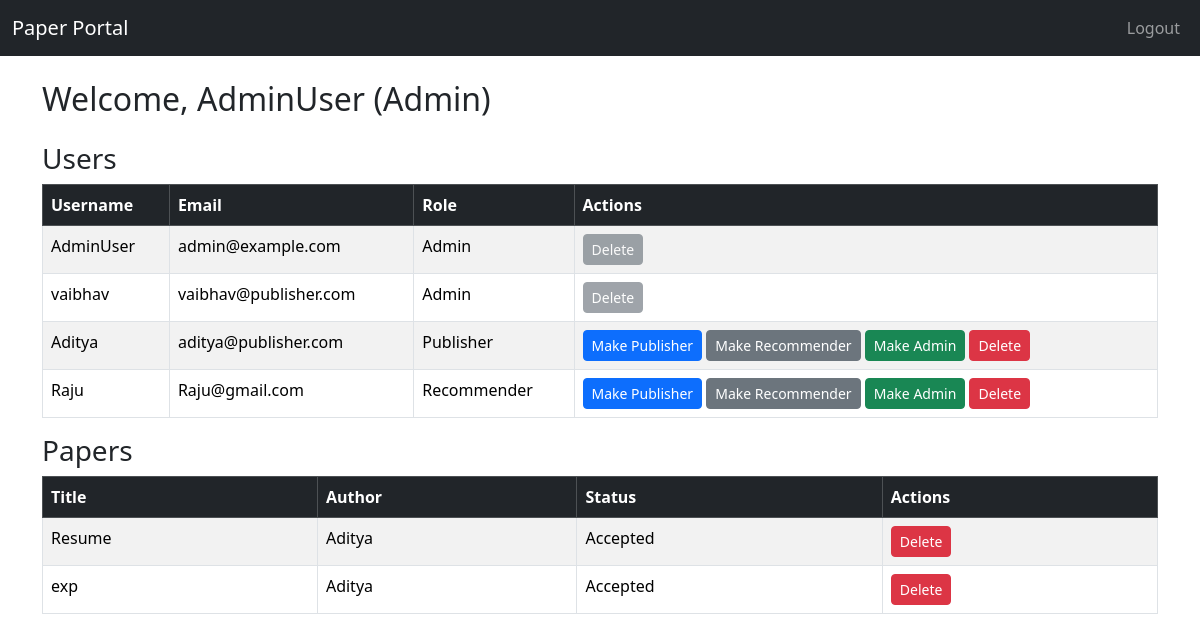
Page /admin/ (signed in) on the earlier database version.
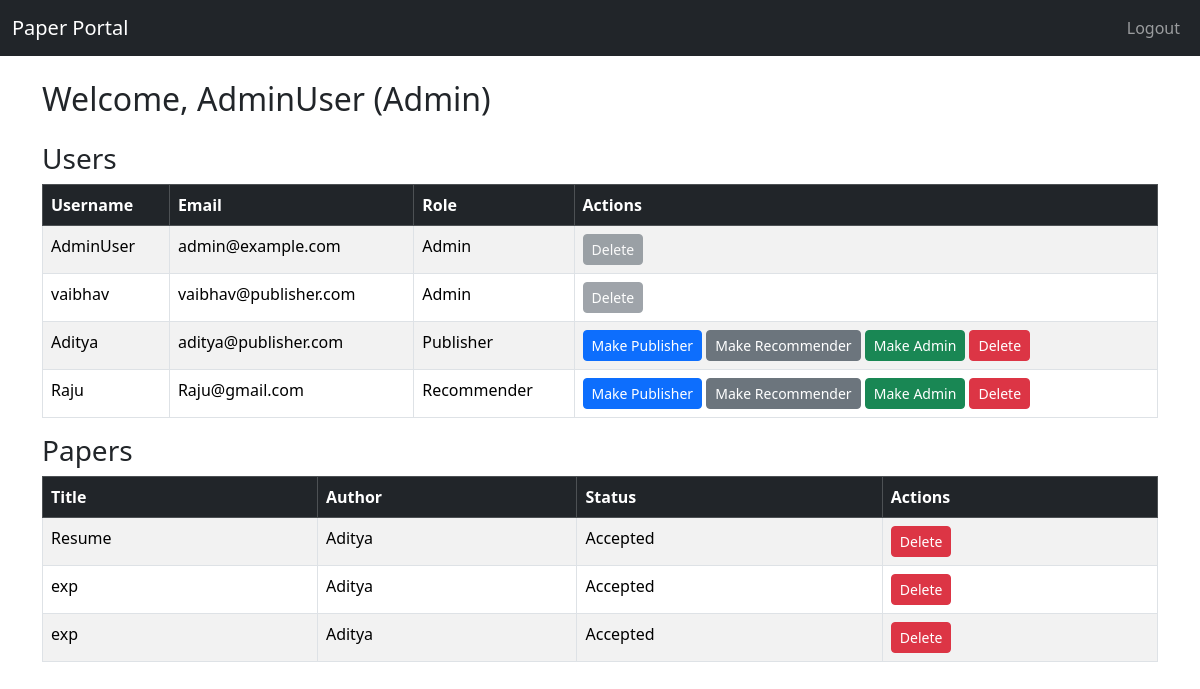
Same page on the later database version.
### paper_portal/models.py (models this page shows, shortened)
class User(UserMixin, db.Model):
    __tablename__ = 'users'
    id = db.Column(db.Integer, primary_key=True)
    username = db.Column(db.String(50), unique=True, nullable=False)
    email = db.Column(db.String(100), unique=True, nullable=False)
    password = db.Column(db.String(200), nullable=False)
    role = db.Column(db.String(20), nullable=False, default='Publisher')  # Publisher, Recommender, Admin
    papers = db.relationship('Paper', backref='author', lazy=True)  # relationship to Paper

class Paper(db.Model):
    __tablename__ = 'papers'
    id = db.Column(db.Integer, primary_key=True)
    title = db.Column(db.String(200), nullable=False)
    abstract = db.Column(db.Text, nullable=False)
    filename = db.Column(db.String(200), nullable=False)  # uploaded file name
    status = db.Column(db.String(20), nullable=False, default='Submitted')  # Submitted, Accepted, Rejected
    submitted_at = db.Column(db.DateTime, default=datetime.utcnow)
    user_id = db.Column(db.Integer, db.ForeignKey('users.id'), nullable=False)  # publisher who submitted

### paper_portal/admin/routes.py (the view)
@admin_bp.route('/')
@login_required
def dashboard():
    if current_user.role != 'Admin':
        flash("Access denied.", "danger")
        return redirect(url_for('auth.login'))
    users = User.query.all()
    papers = Paper.query.all()
    return render_template('admin_dashboard.html', users=users, papers=papers)

### paper_portal/auth/routes.py (called while the page is built)
@login_manager.user_loader
def load_user(user_id):
    return User.query.get(int(user_id))

### paper_portal/templates/admin_dashboard.html (shortened to what this page needs)
<!DOCTYPE html>
<html>
  <head>
    <link
      href="https://cdn.jsdelivr.net/npm/bootstrap@5.3.2/dist/css/bootstrap.min.css"
      rel="stylesheet"
    />
  </head>
  <body>
    <nav class="navbar navbar-expand-lg navbar-dark bg-dark mb-4">
      <div class="container-fluid">
        <a class="navbar-brand" href="#">Paper Portal</a>
        <div class="collapse navbar-collapse">
          <ul class="navbar-nav ms-auto">
            <li class="nav-item">
              <a class="nav-link" href="{{ url_for('auth.logout') }}">Logout</a>
            </li>
          </ul>
        </div>
      </div>
    </nav>
    <div class="container">
      <h2 class="mb-4">Welcome, {{ current_user.username }} (Admin)</h2>
      <h3>Users</h3>
      <table class="table table-bordered table-striped">
        <thead class="table-dark">
          <tr>
            <th>Username</th>
            <th>Email</th>
            <th>Role</th>
            <th>Actions</th>
          </tr>
        </thead>
        <tbody>
          {% for user in users %}
          <tr>
            <td>{{ user.username }}</td>
            <td>{{ user.email }}</td>
            <td>{{ user.role }}</td>
            <td>
              {% if user.role != 'Admin' %}
              <a
                href="{{ url_for('admin.change_role', user_id=user.id, new_role='Publisher') }}"
                class="btn btn-sm btn-primary"
                >Make Publisher</a
              >
              <a
                href="{{ url_for('admin.change_role', user_id=user.id, new_role='Recommender') }}"
                class="btn btn-sm btn-secondary"
                >Make Recommender</a
              >
              <a
                href="{{ url_for('admin.change_role', user_id=user.id, new_role='Admin') }}"
                class="btn btn-sm btn-success"
                >Make Admin</a
              >
              <a
                href="{{ url_for('admin.delete_user', user_id=user.id) }}"
                class="btn btn-sm btn-danger"
                >Delete</a
              >
              {% else %}
              <button class="btn btn-sm btn-secondary" disabled>Delete</button>
              {% endif %}
            </td>
          </tr>
          {% endfor %}
        </tbody>
      </table>
      <h3>Papers</h3>
      <table class="table table-bordered table-striped">
        <thead class="table-dark">
          <tr>
            <th>Title</th>
            <th>Author</th>
            <th>Status</th>
            <th>Actions</th>
          </tr>
        </thead>
        <tbody>
          {% for paper in papers %}
          <tr>
            <td>{{ paper.title }}</td>
            <td>{{ paper.author.username }}</td>
            <td>{{ paper.status }}</td>
            <td>
              <a
                href="{{ url_for('admin.delete_paper', paper_id=paper.id) }}"
                class="btn btn-sm btn-danger"
                >Delete</a
              >
            </td>
          </tr>
          {% endfor %}
        </tbody>
      </table>
    </div>
  </body>
</html>

Differences in the rows shown:
added Paper: title "exp", author.username "Aditya", status "Accepted"
